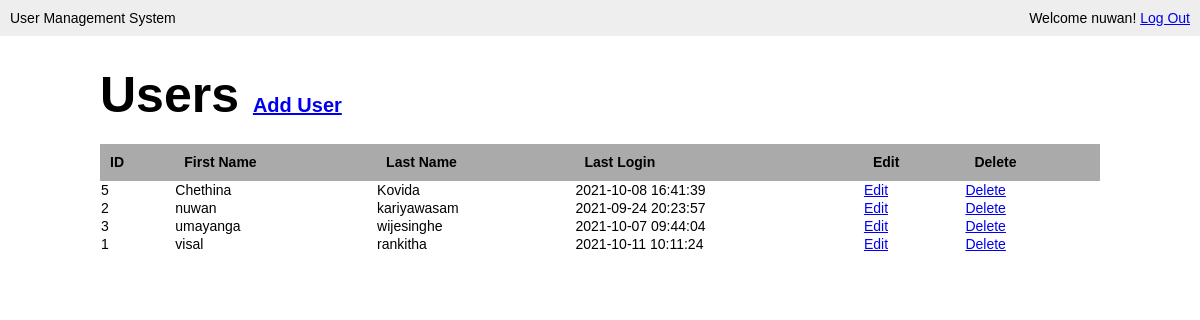
Screenshot of /home.php (signed in) with the database file from the repository.
### tables this page shows
CREATE TABLE `user` (
  `id` int(12) NOT NULL,
  `first_name` varchar(200) NOT NULL,
  `last_name` varchar(200) NOT NULL,
  `email` text NOT NULL,
  `password` text NOT NULL,
  `last_login` datetime NOT NULL DEFAULT current_timestamp(),
  `is_deleted` tinyint(1) NOT NULL
);

### home.php (the view, shortened to what this page needs)
<?php require_once('incl/dbconnection.php'); ?>
<?php
  	$user_list = '';
  	$sql = "SELECT * FROM user WHERE is_deleted=0 ORDER BY first_name";
  	$users = mysqli_query($conn, $sql);
  		 while ($user=mysqli_fetch_assoc($users))
  		 	{
  		 		$user_list .="<tr>";
				$user_list .="<td>{$user['id']}</td>";
  		 		$user_list .="<td>{$user['first_name']}</td>";
  		 		$user_list .="<td>{$user['last_name']}</td>";
  		 		$user_list .="<td>{$user['last_login']}</td>";
  		 		$user_list .="<td><a href=\"edit.php?user_id={$user['id']}\">Edit</a></td>";
  		 		$user_list .="<td><a href=\"SQL/delete.php?user_id={$user['id']}\">Delete</a></td>";
  		 		$user_list .="</tr>";
  		 	}
?>
<!DOCTYPE html>
<html>
<head>
	<link rel="stylesheet" type="text/css" href="CSS/main.css">
</head>
<body>
 <header>
 	<div class="appname">User Management System</div>
 	<div class="loggedin">Welcome <?php echo $_SESSION['first_name']; ?>! <a href="SQL/logout.php">Log Out</a></div>
 </header>
 <main>
 	<h1>Users <span><a href="add-user.php">Add User</a></span></h1>
 	<table class="masterlist">
 		<tr>
			<th>ID</th>
 			<th>First Name</th>
 			<th>Last Name</th>
 			<th>Last Login</th>
 			<th>Edit</th>
 			<th>Delete</th>
 		</tr>
 		<?php echo $user_list; ?>
 	</table>
 </main>
</body>
</html>

### CSS/main.css (style rules this page uses)
* { margin: 0; }
body { font-family: Arial, "Helvetica Nueu", Helvetica, sans-serif; font-size: 14px; }
header { background: #eee; overflow: auto; padding: 10px; }
header .appname { float: left; }
header .loggedin { float: right; }
main { width: 1000px; margin: 30px auto; }
main h1 { margin-bottom: 20px; font-size: 50px; }
main h1 span { font-size: 20px; }
table.masterlist { width: 100%; border-collapse: collapse; text-align: left; }
table.masterlist th { background: #aaa; }
table.masterlist th, table.masterlist.td { padding: 10px; border-bottom: 1px solid #aaa; }

### rows the page displays
user: id "5", first_name "Chethina", last_name "Kovida", last_login "2021-10-08 16:41:39"
user: id "2", first_name "nuwan", last_name "kariyawasam", last_login "2021-09-24 20:23:57"
user: id "3", first_name "umayanga", last_name "wijesinghe", last_login "2021-10-07 09:44:04"
user: id "1", first_name "visal", last_name "rankitha", last_login "2021-10-11 10:11:24"

### other values shown
$_SESSION['first_name'] "nuwan"
